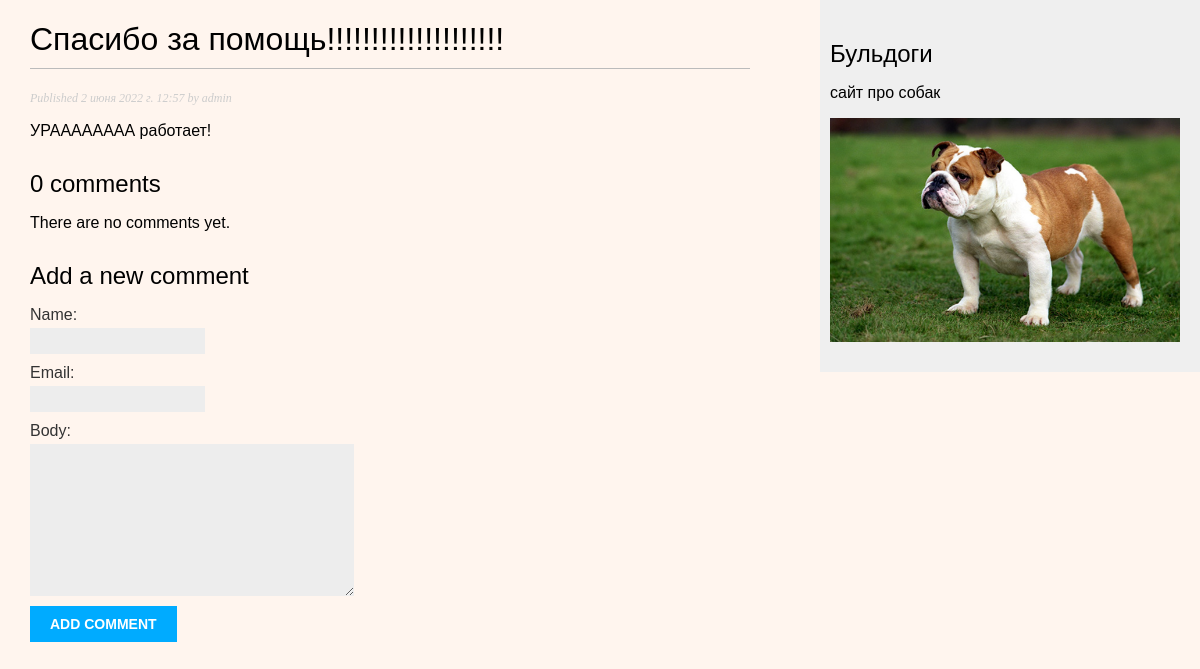
/blog/4/, run on an earlier commit of the app's database.
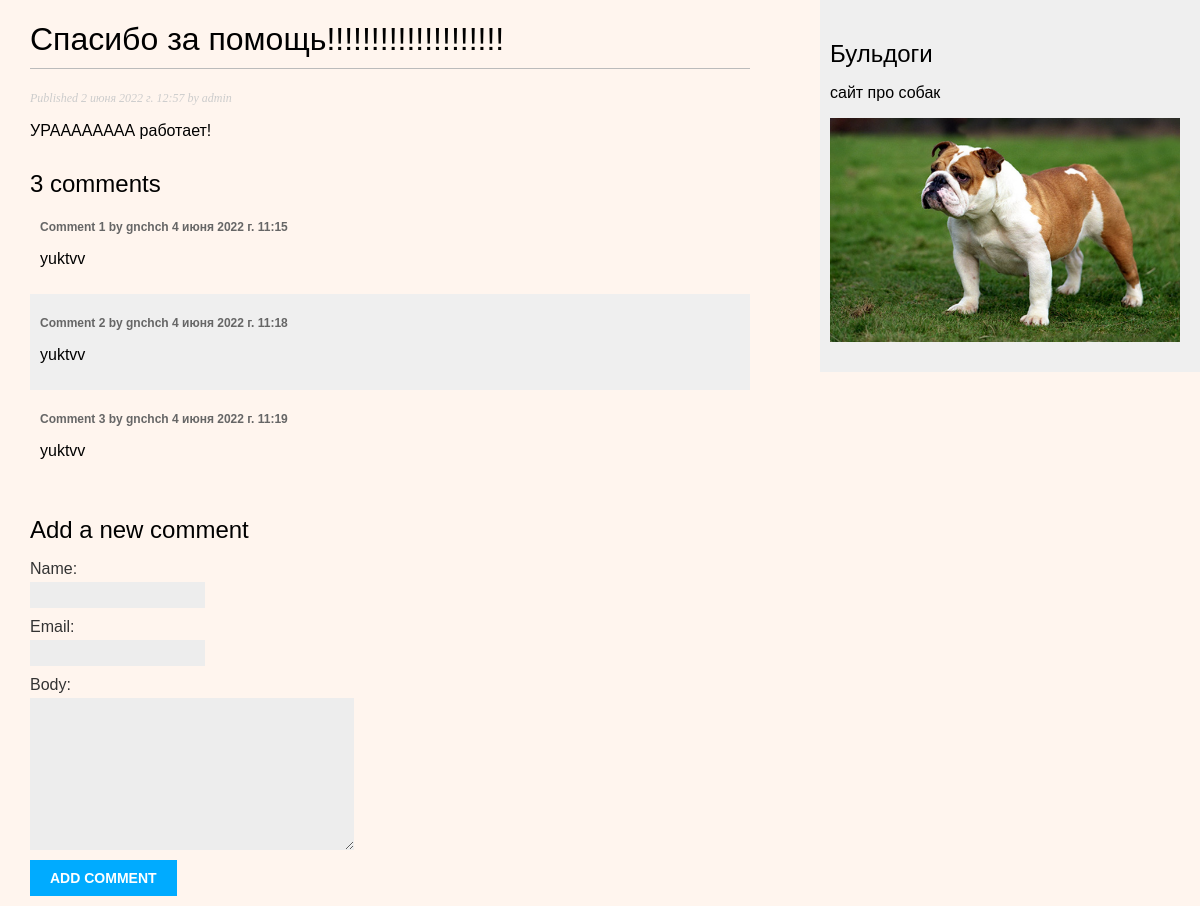
And on a later commit of the database.
### blog/models.py (models this page shows)
class Comment(models.Model):
    post = models.ForeignKey(Post, on_delete=models.CASCADE, related_name='comments')
    name = models.CharField(max_length=80)
    email = models.EmailField()
    body = models.TextField()
    created = models.DateTimeField(auto_now_add=True)
    updated = models.DateTimeField(auto_now=True)
    active = models.BooleanField(default=True)

### blog/views.py (the view)
# urls.py: path('<int:id>/', views.post_detail, name='post_detail'),
def post_detail(request, id):
    post = get_object_or_404(Post, id=id, status=Post.Status.PUBLISHED)
    comments = post.comments.filter(active=True)
    form = CommentForm()
    return render(request, 'blog/post/detail.html', {'post': post, 'comments': comments,
                                                     'form': form})

### blog/forms.py
class CommentForm(forms.ModelForm):
    class Meta:
        model = Comment
        fields = ['name', 'email', 'body']

### blog/templates/blog/post/detail.html (shortened to what this page needs)
{% extends "blog/base.html" %}
{% block content %}
  <h1>{{ post.title }}</h1>
  <p class="date">
    Published {{ post.publish }} by {{ post.author }}
  </p>
  {{ post.body|linebreaks }}
{% with comments.count as total_comments %}
	<h2>{{ total_comments }} comment{{ total_comments|pluralize }}</h2>
{% endwith %}
{% for comment in comments %}
	<div class="comment">
		<p class="info">
			Comment {{ forloop.counter }} by {{ comment.name }}
			{{ comment.created }}
		</p>
		{{ comment.body|linebreaks }}
	</div>
{% empty %}
	<p>There are no comments yet.</p>
{% endfor %}
<h2>Add a new comment</h2>
		<form action="{% url "blog:post_comment" post.id %}" method="post">
		{{ form.as_p }}
		<p><input type="submit" value="Add comment"></p>
	</form>
	{% endblock %}

What changed in the data, as far as the page shows it:
added Comment: name "gnchch", created "4 июня 2022 г. 11:15", body "yuktvv"
added Comment: name "gnchch", created "4 июня 2022 г. 11:18", body "yuktvv"
added Comment: name "gnchch", created "4 июня 2022 г. 11:19", body "yuktvv"
Also different on the page:
{{ total_comments }}: "0" → "3"
text no longer shown: "There are no comments yet."
